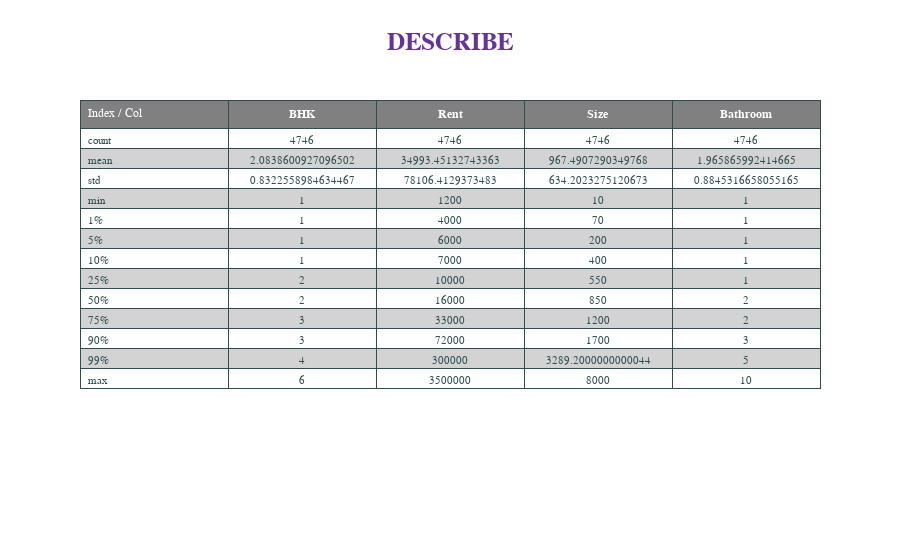
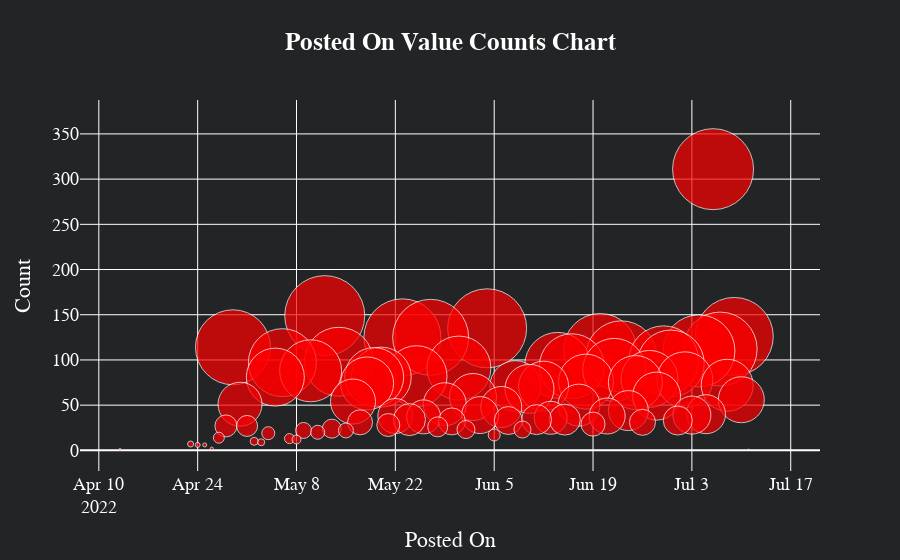
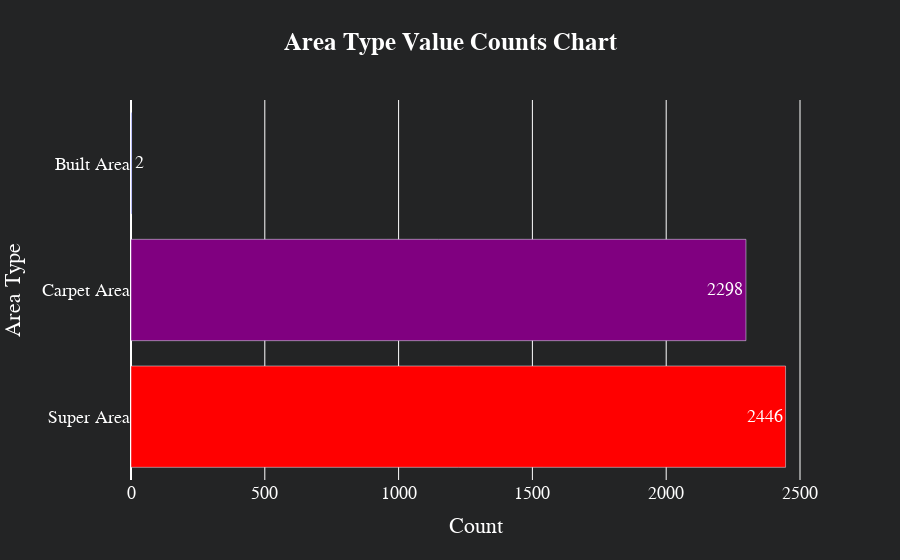
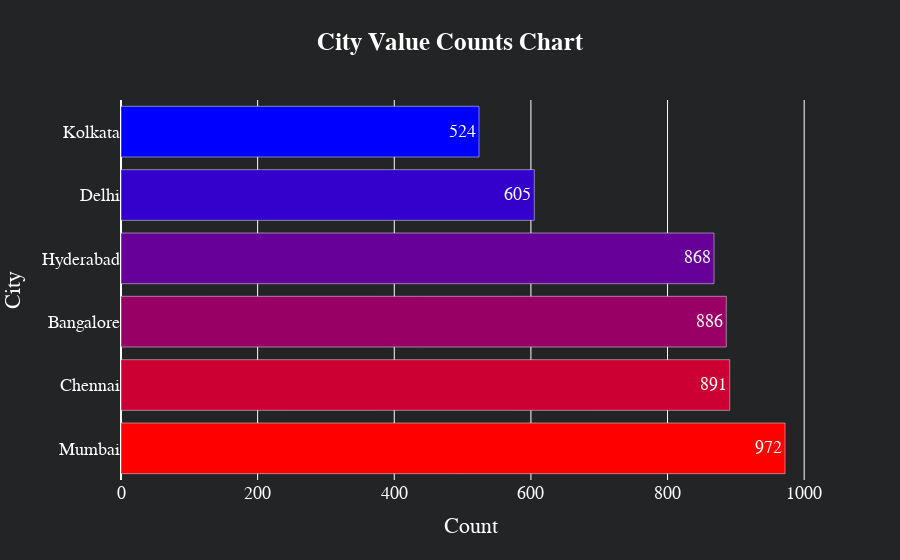

Notebook cell for these charts, in order:
### Markdown cell above
#### This class structure works with the detect_feature function. It allows us to get an overview and see data distributions. Our target variable appears to be a right-skewed distribution. Transformation methods can be tried with the 'Size' variable.

### Code cell
class prep_start_EDA:  
    def shape(df):
        display(html_print(cstr(' SHAPE '.center(60,'-'),'purple')))
        print("Observations: {} \n Features: {} \n Shape Dataset: {}".format(df.shape[0],df.shape[1],df.shape))
    def value_counts(df):
        display(html_print(cstr(' Value Counts '.center(60,'-'),'purple')))
        if date_cols!=[]:
            for i in date_cols:
                colors=n_colors('rgb(255, 0, 0)', 'rgb(0, 0, 255)', df[i].shape[0], colortype='rgb')
                val=df[i].value_counts()
                fig = go.Figure(data=go.Scatter(
                    x=val.index,
                    y=val.iloc[:,],
                    mode='markers',
                    marker=dict(size=np.arange(len(val),0,-1,dtype=int),
                                color=colors)
                ))
                fig.update_layout(title_text='<b>'+df[i].name+' Value Counts Chart'+'</b>',
                              title_x=0.5,
                              paper_bgcolor='#232425',
                              plot_bgcolor='#232425',
                              font=dict(
                                  family="Courier New, monospace",
                                  size=18,
                                  color='white'),
                                  xaxis_title=df[i].name,
                                  yaxis_title='Count')
                fig.show()
                print('\n')
            
            
        if cat_col!=[]:
            for i in cat_col:
                val=df[i].value_counts()
                colors=n_colors('rgb(255, 0, 0)', 'rgb(0, 0, 255)', val.shape[0], colortype='rgb')
                fig1=go.Figure(data=[go.Bar(x=val.iloc[:,],
                                        y=val.index,
                                        marker=dict(color=colors),
                                        name=df[i].name,

                                        text=val.iloc[:,],
                                        textposition='auto',
                                        hoverinfo='text',
                                        orientation='h'
                                       )])
                fig1.update_layout(title_text='<b>'+df[i].name+' Value Counts Chart'+'</b>',
                              title_x=0.5,
                              paper_bgcolor='#232425',
                              plot_bgcolor='#232425',
                              font=dict(
                                  family="Courier New, monospace",
                                  size=18,
                                  color='white'),
                                  xaxis_title='Count',
                                  yaxis_title=df[i].name)
                fig1.show()
                print('\n')
        if num_col!=[]:
            for i in num_col:
                colors=n_colors('rgb(255, 0, 0)', 'rgb(0, 0, 255)', df[i].shape[0], colortype='rgb')
                val=df[i].value_counts()
                fig = go.Figure(data=go.Scatter(
                    x=val.index,
                    y=val.iloc[:,],
                    mode='markers',
                    marker=dict(color=colors)
                ))
                fig.update_layout(title_text='<b>'+df[i].name+' Value Counts Chart'+'</b>',
                              title_x=0.5,
                              paper_bgcolor='#232425',
                              plot_bgcolor='#232425',
                              font=dict(
                                  family="Courier New, monospace",
                                  size=18,
                                  color='white'),
                                  xaxis_title=df[i].name,
                                  yaxis_title='Count')
                fig.show()
                print('\n')
            
            
    def missing_val(df):
        null_df=pd.DataFrame(pd.isnull(df).sum()).sort_values(by=0,ascending=False).astype('int')
        if(any(null_df)==True):
            colors=n_colors('rgb(255, 200, 200)', 'rgb(200, 0, 0)', df.shape[1], colortype='rgb')
            fig1=go.Figure(data=[go.Bar(x=null_df[0],
                                        y=null_df.index,
                                        marker=dict(color='darkred'),
                                        orientation='h',
                                       )])
            fig.update_layout(title_text='<b>Missing Values</b>',
                          title_x=0.5,
                          font=dict(
                              family="Courier New, monospace",
                              size=18,
                              color='RebeccaPurple')
                         )
            fig1.show()
        else:
            display(html_print(cstr(' Missing Values '.center(60,'-'),'purple')))
            print('{}'.format(null_df))
    
        
    def duplicate_val(df):
        dup=df.duplicated().sum()
        display(html_print(cstr(' Duplicated Data Count '.center(60,'-'),'purple')))
        print("{}".format(str(dup)))
    def types_feature(df):
        display(html_print(cstr(' Types Feature '.center(60,'-'),'purple')))
        print("{}".format(df.dtypes))
    def info(df):
        display(html_print(cstr(' INFO '.center(60,'-'),'purple')))
        print("{}".format(df.info()))
    def describe(df):
        desc=df.describe(percentiles=[.01,.05,.1,.25,.5,.75,.90,.99])
        header_val=['<b>'+ col +'</b>' for col in desc]
        header_val.insert(0,'Index / Col')

        val=[desc[col] for col in desc]
        headerColor = 'grey'
        rowEvenColor = 'lightgrey'
        rowOddColor = 'white'
        fig=go.Figure(data=[go.Table(
            header=dict(
                values=header_val,
                line_color='darkslategray',
                fill_color='grey',
                align=['left','center'],
                font=dict(color='white',size=12)
        ),
            cells=dict(
                values=[
                    desc.index,
                    val[0],
                    val[1],
                    val[2],
                    val[3]],
                line_color='darkslategray',
                fill_color=[[rowOddColor,rowEvenColor]*13],
                align = ['left', 'center'],
                font = dict(color = 'darkslategray', size = 11)
            )
        )]
        )
        fig.update_layout(title_text='<b>DESCRIBE</b>',
                          title_x=0.5,
                          font=dict(
                              family="Courier New, monospace",
                              size=18,
                              color='RebeccaPurple')
                         )
        
        fig.show()
    

method_list = [method for method in dir(prep_start_EDA) if method.startswith('__') is False]
print(method_list)

for i in method_list:
    getattr(prep_start_EDA, i)(csv)

### Figure 1 — Plotly figure (JSON) as saved in the notebook; plotly's stock layout.template omitted (floating-point values rounded to 4 significant figures)
{"data": [{"cells": {"align": ["left", "center"], "fill": {"color": [["white", "lightgrey", "white", "lightgrey", "white", "lightgrey", "white", "lightgrey", "white", "lightgrey", "white", "lightgrey", "white", "lightgrey", "white", "lightgrey", "white", "lightgrey", "white", "lightgrey", "white", "lightgrey", "white", "lightgrey", "white", "lightgrey"]]}, "font": {"color": "darkslategray", "size": 11}, "line": {"color": "darkslategray"}, "values": [["count", "mean", "std", "min", "1%", "5%", "10%", "25%", "50%", "75%", "90%", "99%", "max"], [4746, 2.084, 0.8323, 1, 1, 1, 1, 2, 2, 3, 3, 4, 6], [4746, 34990.0, 78110.0, 1200, 4000, 6000, 7000, 10000, 16000, 33000, 72000, 300000, 3500000], [4746, 967.5, 634.2, 10, 70, 200, 400, 550, 850, 1200, 1700, 3289.0, 8000], [4746, 1.966, 0.8845, 1, 1, 1, 1, 1, 2, 2, 3, 5, 10]]}, "header": {"align": ["left", "center"], "fill": {"color": "grey"}, "font": {"color": "white", "size": 12}, "line": {"color": "darkslategray"}, "values": ["Index / Col", "<b>BHK</b>", "<b>Rent</b>", "<b>Size</b>", "<b>Bathroom</b>"]}, "type": "table"}], "layout": {"title": {"text": "<b>DESCRIBE</b>", "x": 0.5}, "font": {"family": "Courier New, monospace", "size": 18, "color": "RebeccaPurple"}, "autosize": true}}

### Figure 2 — Plotly figure (JSON) as saved in the notebook; plotly's stock layout.template omitted (floating-point values rounded to 4 significant figures; data arrays with more than 128 entries replaced by an {"elided": "..."} marker saying what was removed)
{"data": [{"marker": {"color": {"elided": "4746 str values"}, "size": [81, 80, 79, 78, 77, 76, 75, 74, 73, 72, 71, 70, 69, 68, 67, 66, 65, 64, 63, 62, 61, 60, 59, 58, 57, 56, 55, 54, 53, 52, 51, 50, 49, 48, 47, 46, 45, 44, 43, 42, 41, 40, 39, 38, 37, 36, 35, 34, 33, 32, 31, 30, 29, 28, 27, 26, 25, 24, 23, 22, 21, 20, 19, 18, 17, 16, 15, 14, 13, 12, 11, 10, 9, 8, 7, 6, 5, 4, 3, 2, 1]}, "mode": "markers", "x": ["2022-07-06T00:00:00", "2022-05-12T00:00:00", "2022-06-04T00:00:00", "2022-07-09T00:00:00", "2022-05-23T00:00:00", "2022-05-27T00:00:00", "2022-04-29T00:00:00", "2022-07-07T00:00:00", "2022-06-20T00:00:00", "2022-07-04T00:00:00", "2022-06-23T00:00:00", "2022-06-29T00:00:00", "2022-05-14T00:00:00", "2022-05-06T00:00:00", "2022-06-30T00:00:00", "2022-06-14T00:00:00", "2022-06-16T00:00:00", "2022-05-31T00:00:00", "2022-06-22T00:00:00", "2022-05-10T00:00:00", "2022-05-25T00:00:00", "2022-05-20T00:00:00", "2022-05-19T00:00:00", "2022-05-05T00:00:00", "2022-06-27T00:00:00", "2022-07-02T00:00:00", "2022-06-18T00:00:00", "2022-06-25T00:00:00", "2022-05-18T00:00:00", "2022-07-08T00:00:00", "2022-06-08T00:00:00", "2022-06-12T00:00:00", "2022-06-10T00:00:00", "2022-06-28T00:00:00", "2022-06-02T00:00:00", "2022-07-10T00:00:00", "2022-05-16T00:00:00", "2022-04-30T00:00:00", "2022-05-29T00:00:00", "2022-06-17T00:00:00", "2022-06-06T00:00:00", "2022-06-24T00:00:00", "2022-07-05T00:00:00", "2022-07-03T00:00:00", "2022-06-03T00:00:00", "2022-06-21T00:00:00", "2022-05-22T00:00:00", "2022-05-26T00:00:00", "2022-06-13T00:00:00", "2022-05-24T00:00:00", "2022-06-15T00:00:00", "2022-06-11T00:00:00", "2022-07-01T00:00:00", "2022-06-07T00:00:00", "2022-05-30T00:00:00", "2022-06-26T00:00:00", "2022-05-17T00:00:00", "2022-06-19T00:00:00", "2022-05-21T00:00:00", "2022-04-28T00:00:00", "2022-05-01T00:00:00", "2022-05-28T00:00:00", "2022-05-13T00:00:00", "2022-06-01T00:00:00", "2022-06-09T00:00:00", "2022-05-09T00:00:00", "2022-05-15T00:00:00", "2022-05-11T00:00:00", "2022-05-04T00:00:00", "2022-06-05T00:00:00", "2022-04-27T00:00:00", "2022-05-07T00:00:00", "2022-05-08T00:00:00", "2022-05-02T00:00:00", "2022-05-03T00:00:00", "2022-04-23T00:00:00", "2022-04-24T00:00:00", "2022-04-25T00:00:00", "2022-04-26T00:00:00", "2022-04-13T00:00:00", "2022-07-11T00:00:00"], "y": [311, 149, 135, 126, 125, 125, 114, 112, 111, 110, 104, 99, 98, 97, 96, 94, 93, 91, 89, 88, 82, 81, 81, 81, 79, 78, 76, 75, 74, 72, 71, 71, 68, 60, 59, 56, 54, 51, 51, 50, 48, 44, 40, 39, 39, 38, 38, 37, 36, 34, 34, 34, 33, 33, 32, 31, 31, 29, 28, 27, 27, 26, 24, 23, 23, 22, 22, 20, 19, 17, 14, 13, 12, 10, 9, 7, 6, 6, 2, 1, 1], "type": "scatter"}], "layout": {"title": {"text": "<b>Posted On Value Counts Chart</b>", "x": 0.5}, "font": {"family": "Courier New, monospace", "size": 18, "color": "white"}, "paper_bgcolor": "#232425", "plot_bgcolor": "#232425", "xaxis": {"title": {"text": "Posted On"}, "type": "date", "range": ["2022-04-07 15:42:54.6733", "2022-07-18 07:56:58.2965"], "autorange": true}, "yaxis": {"title": {"text": "Count"}, "type": "linear", "range": [-26.5, 420.3], "autorange": true}, "autosize": true}}

### Figure 3 — Plotly figure (JSON) as saved in the notebook; plotly's stock layout.template omitted (floating-point values rounded to 4 significant figures)
{"data": [{"hoverinfo": "text", "marker": {"color": ["rgb(255.0, 0.0, 0.0)", "rgb(127.5, 0.0, 127.5)", "rgb(0.0, 0.0, 255.0)"]}, "name": "Area Type", "orientation": "h", "text": [2446, 2298, 2], "textposition": "auto", "x": [2446, 2298, 2], "y": ["Super Area", "Carpet Area", "Built Area"], "type": "bar"}], "layout": {"title": {"text": "<b>Area Type Value Counts Chart</b>", "x": 0.5}, "font": {"family": "Courier New, monospace", "size": 18, "color": "white"}, "paper_bgcolor": "#232425", "plot_bgcolor": "#232425", "xaxis": {"title": {"text": "Count"}, "type": "linear", "range": [0, 2575.0], "autorange": true}, "yaxis": {"title": {"text": "Area Type"}, "type": "category", "range": [-0.5, 2.5], "autorange": true}, "autosize": true}}

### Figure 4 — Plotly figure (JSON) as saved in the notebook; plotly's stock layout.template omitted (floating-point values rounded to 4 significant figures)
{"data": [{"hoverinfo": "text", "marker": {"color": ["rgb(255.0, 0.0, 0.0)", "rgb(204.0, 0.0, 51.0)", "rgb(153.0, 0.0, 102.0)", "rgb(102.0, 0.0, 153.0)", "rgb(51.0, 0.0, 204.0)", "rgb(0.0, 0.0, 255.0)"]}, "name": "City", "orientation": "h", "text": [972, 891, 886, 868, 605, 524], "textposition": "auto", "x": [972, 891, 886, 868, 605, 524], "y": ["Mumbai", "Chennai", "Bangalore", "Hyderabad", "Delhi", "Kolkata"], "type": "bar"}], "layout": {"title": {"text": "<b>City Value Counts Chart</b>", "x": 0.5}, "font": {"family": "Courier New, monospace", "size": 18, "color": "white"}, "paper_bgcolor": "#232425", "plot_bgcolor": "#232425", "xaxis": {"title": {"text": "Count"}, "type": "linear", "range": [0, 1023.0], "autorange": true}, "yaxis": {"title": {"text": "City"}, "type": "category", "range": [-0.5, 5.5], "autorange": true}, "autosize": true}}
